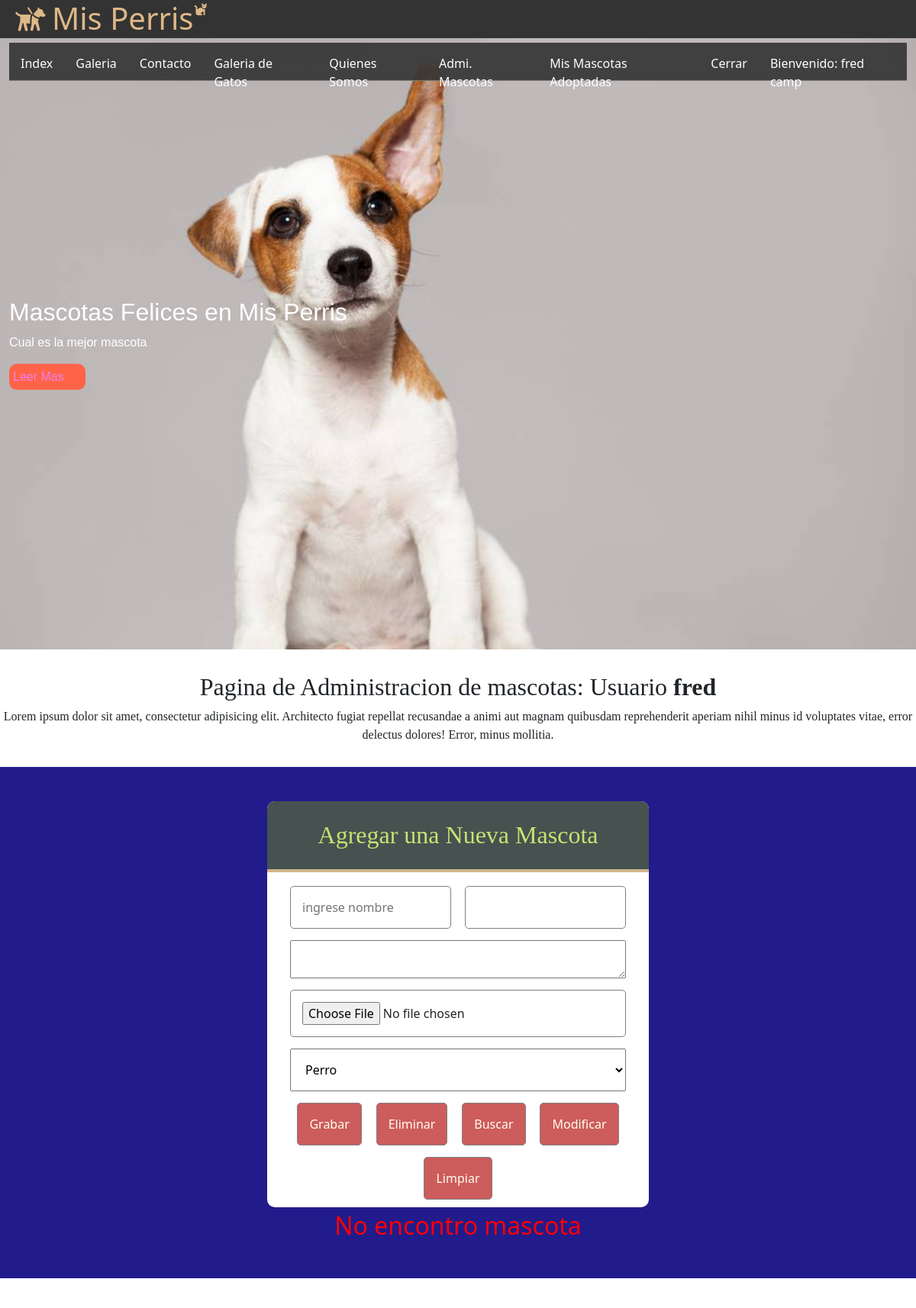
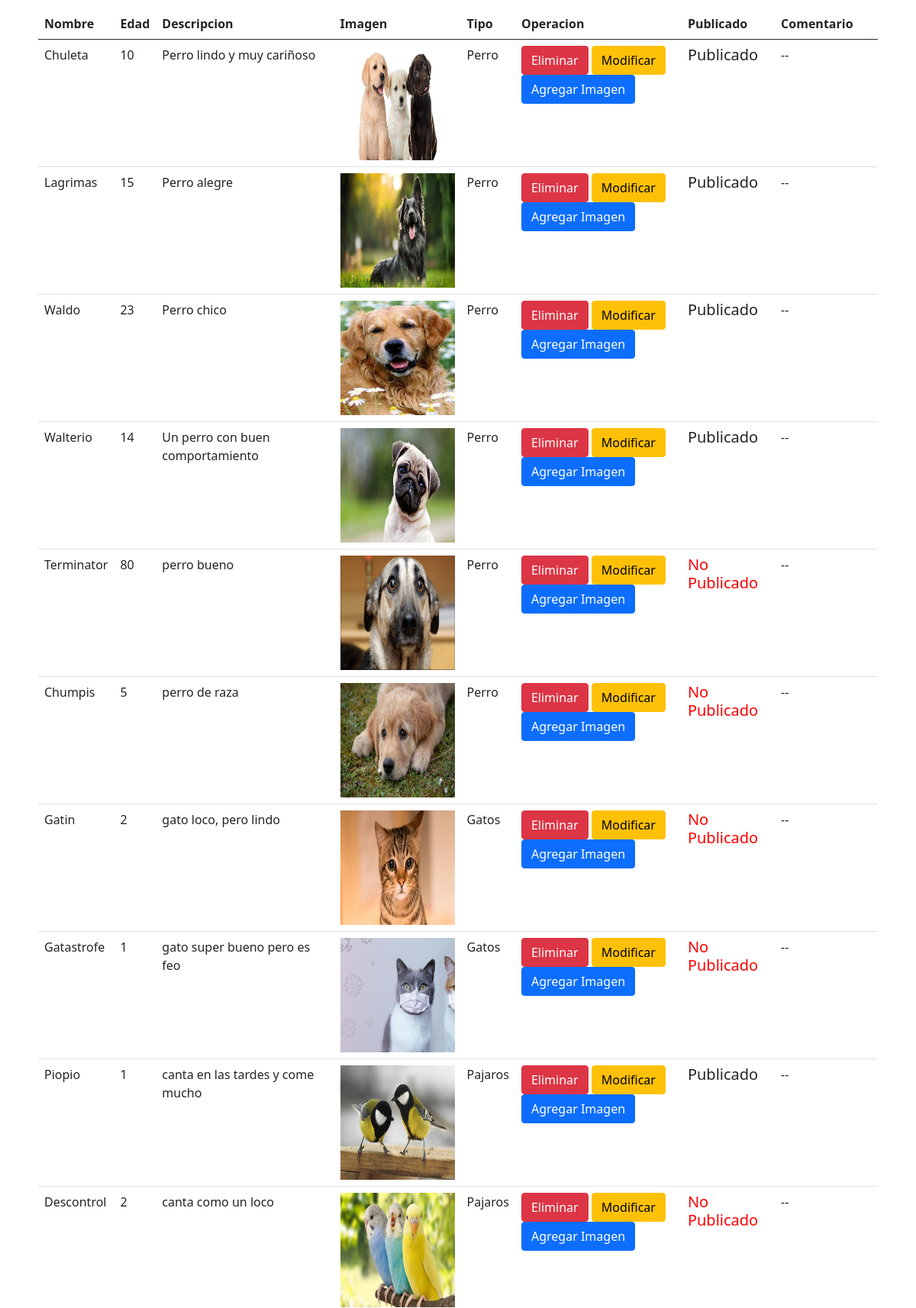
Screenshot of /buscar/1/ (signed in, upper part) with the database file from the repository (2 pictures, top to bottom).
### misPerris/models.py (models this page shows, shortened)
class Mascota(models.Model):
    nombre = models.CharField(primary_key=True,max_length=50)
    edad = models.IntegerField()
    descripcion = models.TextField()
    imagen = models.ImageField(upload_to='mascotas',default='mascotas/default.png')
    publicar = models.BooleanField(default=False)
    comentario= models.TextField(default='--')
    usuario = models.CharField(null=True,max_length=45)
    tipo = models.ForeignKey(TipoMascota, on_delete=models.CASCADE)
    dueno = models.CharField(max_length=45,default='--')

class TipoMascota(models.Model):
    nombre = models.CharField(primary_key=True,max_length=45)
    annos = models.IntegerField()

### misPerris/views.py (the view)
# urls.py: path('buscar/<id>/',buscar,name='BUSCAR'),
@login_required(login_url='/login/')
@permission_required('misPerris.view_mascota',login_url='/login/')
def buscar(request, id):
    try:
        mas = Mascota.objects.get(nombre=id)
        tipos = TipoMascota.objects.all()
        contexto = {"mascota":mas,"tipos":tipos}
        return render(request,"modificar.html",contexto)
    except:
        mensaje = "No encontro mascota"
    tipos = TipoMascota.objects.all()
    mascotas = Mascota.objects.all()
    contexto = {"mensaje":mensaje,"tipos":tipos,"mascotas":mascotas}
    return render(request, "formulario.html",contexto)

### misPerris/templates/formulario.html (shortened to what this page needs)
{% extends "base.html" %}
{% load static %}
{% block css %}
<link rel="stylesheet" href="{% static 'css/formuario.css' %}">
<link href="https://cdn.jsdelivr.net/npm/bootstrap@5.0.1/dist/css/bootstrap.min.css" rel="stylesheet"
>
{% endblock css %}
{% block contenido %}
<section id="bienvenida">
    <h2>Pagina de Administracion de mascotas: Usuario <b>{{user.username}} </b></h2>
    <p>Lorem ipsum dolor sit amet, consectetur adipisicing elit. Architecto fugiat repellat recusandae a animi
        aut magnam quibusdam reprehenderit aperiam nihil minus id voluptates vitae, error delectus dolores!
        Error, minus mollitia.</p>
</section>
<section id="formulario">
    <form class="form-registro" id="formu" action="{% url 'FORMU' %}" method="POST" enctype="multipart/form-data">
        <h2 class="form-titulo">Agregar una Nueva Mascota</h2>
        <div class="contenedor-imp">
            <input class="col-48" type="text" name="txtNombre" id="txtNombre" placeholder="ingrese nombre"
                pattern="[A-Za-z ]{3,25}" title="recuerde que es un nombre">
            <input class="col-48" type="number" name="txtEdad" id="txtEdad">
            <textarea class="col-100" style="margin-top: 15px;margin-bottom: 15px;" name="txtDesc"
                id="txtDesc"></textarea>
            <input class="col-100" type="file" name="txtImg" id="txtImg">
            <select class="col-100" style="margin-top: 15px;padding: 15px;" name="cboTipo" id="cboTipo">
                {% for item in tipos %}
                <option value="{{item.nombre}}">{{item.nombre}}</option>
                {% endfor %}
            </select>
            <input class="btn-enviar" type="submit" value="Grabar">
            <input class="btn-enviar" type="submit" value="Eliminar">
            <input class="btn-enviar" type="submit" value="Buscar">
            <input class="btn-enviar" type="submit" value="Modificar">
            <input class="btn-enviar" type="reset" value="Limpiar">
        </div>
    </form>
    <div style="text-align: center;color: red;font-size: xx-large;">
        {{mensaje}}
    </div>
</section>
<section>
    <div id="listado" style="margin:50px;">
        <table class="table">
            <thead>
                <tr>
                    <th>Nombre</th>
                    <th>Edad</th>
                    <th>Descripcion</th>
                    <th>Imagen</th>
                    <th>Tipo</th>
                    <th>Operacion</th>
                    <th>Publicado</th>
                    <th>Comentario</th>
                </tr>
            </thead>
            <tbody>
                {% for reg in mascotas %}
                <tr>
                    <td>{{reg.nombre}}</td>
                    <td>{{reg.edad}}</td>
                    <td>{{reg.descripcion}}</td>
                    <td>
                        <img src="{{reg.imagen.url}}" width="150px" height="150px">
                    </td>
                    <td>{{reg.tipo.nombre}}</td>
                    <td>
                        {% if reg.comentario != 'Adoptada' %}
                        <button class="btn btn-danger" onclick="eliminar('{{reg.nombre}}')">Eliminar</button>
                        <button class="btn btn-warning" onclick="modificar('{{reg.nombre}}')">Modificar</button>
                        <button class="btn btn-primary"  data-bs-toggle="modal" data-bs-target="#staticBackdrop" onclick="insertar_imagen('{{reg.nombre}}')">Agregar Imagen</button>
                        {% endif %}
                    </td>
                    <td>
                        {% if reg.publicar %}
                        <h5>Publicado</h5>
                        {% else %}
                        {% if reg.comentario != 'Adoptada' %}
                        <div style="color: red;">
                            <h5>No Publicado</h5>
                        </div>
                        {% endif %}
                        {% endif %}
                    </td>
                    <td>
                        <div>
                            {% if reg.comentario == 'Adoptada' %}
                            <div style="color: green;">Mascota Adoptada</div>
                            {% else %}
                            {{reg.comentario}}
                            {% endif %}
                        </div>
                    </td>
                </tr>
                {% endfor %}
            </tbody>
        </table>
    </div>
</section>
{% endblock contenido %}

### misPerris/templates/base.html (shortened to what this page needs)
{% load static %}
<!DOCTYPE html>
<html lang="en">
<head>
    <link rel="stylesheet" href="{% static '/css/estilo.css' %}">
    <link rel="stylesheet" href="{% static '/css/fontello.css' %}">
    {% block css %}
    {% endblock css %}
</head>
<body>
    <header>
        <div class="contenedor">
            <h1 class="icon-guidedog">Mis Perris</h1>
            <label class="fas fa-cat" for="menu-bar">
            </label>
            <nav class="menu">
                <a href="{% url 'IND' %}">Index</a>
                <a href="{% url 'GALE' %}">Galeria</a>
                <a href="">Contacto</a>
                <a href="{% url 'FILTROTM' 'Gatos' %}">Galeria de Gatos</a>
                <a href="">Quienes Somos</a>
                {% if user.is_authenticated %}
                    <a href="{% url 'FORMU' %}">Admi. Mascotas</a>
                    <a href="{% url 'ADMUSER' %}">Mis Mascotas Adoptadas</a>
                    <a href="{% url 'CERRAR' %}">Cerrar</a>
                    <a href="">Bienvenido: {{user.first_name}} {{user.last_name}}</a>
                {% else %}
                    <a href="{% url 'LOGIN' %}">Login</a>
                    <a href="{% url 'CREARU' %}">Crear Usuario</a>
                {% endif%}
            </nav>
        </div>
    </header>
    <main>
        <section id="banner">
            <img src="{% static 'img/1529929537_419627_1529933291_noticia_normal.jpg' %}" alt="">
            <div class="contenedor">
                <h2>Mascotas Felices en Mis Perris</h2>
                <p>Cual es la mejor mascota</p>
                <a href="">Leer Mas</a>
            </div>
        </section>
    {% block contenido %}
    {% endblock contenido %}
    </main>
</body>
</html>

### misPerris/static/css/estilo.css (style rules this page uses)
* { margin: 0; padding: 0; box-sizing: border-box; }
header { width: 100%; height: 50px; background:#333; color: burlywood; position: fixed; top: 0; left: 0; z-index: 100; }
h1 { float: left; }
.contenedor { width: 98%; margin: auto; }
header .contenedor { display: table; }
section { width: 100%; margin-bottom: 30px; }
#bienvenida { text-align: center; font-family: cursive; }

### misPerris/static/css/formuario.css (style rules this page uses)
#formulario { background: rgb(34, 27, 139); padding: 45px; }
.form-titulo { background: rgb(69, 82, 80); color: rgb(200, 226, 114); padding: 25px; text-align: center; font-family: cursive; border-top-left-radius: 10px; border-top-right-radius: 10px; border-bottom: solid 4px tan; }
.form-registro { width: 95%; max-width: 500px; margin: auto; background: white; border-radius: 10px ; }
.contenedor-imp { padding: 10px 30px; display: flex; flex-wrap: wrap; justify-content: space-between; }
input { padding: 15px; margin-top: 10px; border-radius: 5px; border: solid 1px gray }
.col-48 { width: 48%; }
.col-100 { width: 100%; }
.btn-enviar { background: indianred; color: ivory; margin:auto; margin-top: 15px; cursor: pointer; }

### misPerris/static/css/menu.css (style rules this page uses)
.menu { position: absolute; top: 50px; left: 0; width: 100%; height: 100vh; background: rgb(51, 51, 51, 0.9); transition: all 1.5s; transform: translateX(-100%); }
.menu a { display: block; color: white; height: 50px; text-decoration: none; padding: 15px; border-bottom: solid 1px rgb(255, 255, 255, 0.3); }
@media (min-width:1024px) { .menu { position: static; width: auto; height: auto; float: right; display: flex; transform: translateX(0%); } }

### misPerris/static/css/banner.css (style rules this page uses)
#banner { margin-top: 50px; position: relative; }
#banner img { width: 100%; }
#banner .contenedor { position: absolute; top: 50%; left: 50%; color: white; font-family: Arial, Helvetica, sans-serif; transform: translateX(-50%) translateY(-50%); }
#banner a { display: block; width: 100px; color: violet; background: tomato; text-decoration: none; margin-top: 15px; padding: 5px; border-radius: 10px; }

### rows the page displays
Mascota: nombre "Chuleta", edad "10", descripcion "Perro lindo y muy cariñoso", imagen (picture), tipo.nombre "Perro", publicar "Publicado", comentario "--"
Mascota: nombre "Lagrimas", edad "15", descripcion "Perro alegre", imagen (picture), tipo.nombre "Perro", publicar "Publicado", comentario "--"
Mascota: nombre "Waldo", edad "23", descripcion "Perro chico", imagen (picture), tipo.nombre "Perro", publicar "Publicado", comentario "--"
Mascota: nombre "Walterio", edad "14", descripcion "Un perro con buen comportamiento", imagen (picture), tipo.nombre "Perro", publicar "Publicado", comentario "--"
Mascota: nombre "Terminator", edad "80", descripcion "perro bueno", imagen (picture), tipo.nombre "Perro", publicar "No Publicado", comentario "--"
Mascota: nombre "Chumpis", edad "5", descripcion "perro de raza", imagen (picture), tipo.nombre "Perro", publicar "No Publicado", comentario "--"
Mascota: nombre "Gatin", edad "2", descripcion "gato loco, pero lindo", imagen (picture), tipo.nombre "Gatos", publicar "No Publicado", comentario "--"
Mascota: nombre "Gatastrofe", edad "1", descripcion "gato super bueno pero es feo", imagen (picture), tipo.nombre "Gatos", publicar "No Publicado", comentario "--"
Mascota: nombre "Piopio", edad "1", descripcion "canta en las tardes y come mucho", imagen (picture), tipo.nombre "Pajaros", publicar "Publicado", comentario "--"
Mascota: nombre "Descontrol", edad "2", descripcion "canta como un loco", imagen (picture), tipo.nombre "Pajaros", publicar "No Publicado", comentario "--"

### other values shown
{{ user.first_name }} "fred"
{{ user.last_name }} "camp"
{{ user.username }} "fred"
{{ mensaje }} "No encontro mascota"
form field cboTipo "Perro"
